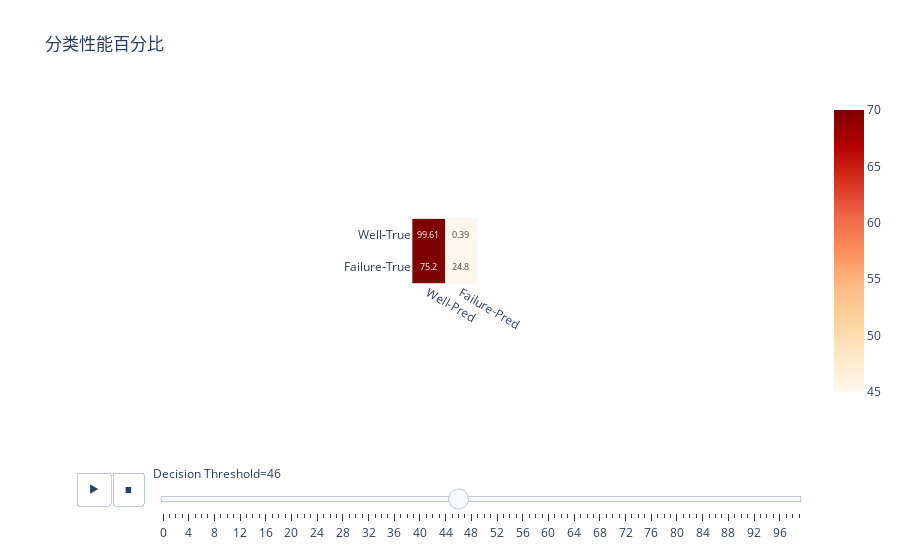

This figure's notebook cell:
### Code cell
#Tuning Threshold

def threshold_viz(y_true,y_pred_probs):
    cms=[]
    for threshold in tqdm.tqdm(np.arange(0,1,0.01),bar_format='{l_bar}{bar:10}{r_bar}{bar:-10b}'):
        cm=confusion_matrix(y_true,y_pred_probs>threshold)
        cm=np.round(np.array(list(map(lambda x:x/sum(x), cm))),4)*100
        cms.append(cm)

    fig=px.imshow(np.array(cms),animation_frame=0,
                  x=['Well-Pred','Failure-Pred'],y=['Well-True','Failure-True'],title='分类性能百分比',
                 zmin=45,zmax=70,text_auto=True,color_continuous_scale='OrRd')
    fig['layout']['sliders'][0]['currentvalue']['prefix']='Decision Threshold='
    fig.show()


y_train_pred_probs=model.predict(X_train)
threshold_viz(y_train,y_train_pred_probs)

### Figure 1 — Plotly figure (JSON) as saved in the notebook; plotly's stock layout.template omitted (floating-point values rounded to 4 significant figures)
{"data": [{"coloraxis": "coloraxis", "hovertemplate": "x: %{x}<br>y: %{y}<br>color: %{z}<extra></extra>", "name": "46", "texttemplate": "%{z}", "type": "heatmap", "x": ["Well-Pred", "Failure-Pred"], "xaxis": "x", "y": ["Well-True", "Failure-True"], "yaxis": "y", "z": [[99.61, 0.39], [75.2, 24.8]]}], "layout": {"autosize": true, "coloraxis": {"cmax": 70, "cmin": 45, "colorscale": [[0, "rgb(255,247,236)"], [0.125, "rgb(254,232,200)"], [0.25, "rgb(253,212,158)"], [0.375, "rgb(253,187,132)"], [0.5, "rgb(252,141,89)"], [0.625, "rgb(239,101,72)"], [0.75, "rgb(215,48,31)"], [0.875, "rgb(179,0,0)"], [1, "rgb(127,0,0)"]]}, "sliders": [{"active": 46, "currentvalue": {"prefix": "Decision Threshold="}, "len": 0.9, "pad": {"b": 10, "t": 60}, "steps": [{"args": [["0"], {"frame": {"duration": 0, "redraw": true}, "fromcurrent": true, "mode": "immediate", "transition": {"duration": 0, "easing": "linear"}}], "label": "0", "method": "animate"}, {"args": [["1"], {"frame": {"duration": 0, "redraw": true}, "fromcurrent": true, "mode": "immediate", "transition": {"duration": 0, "easing": "linear"}}], "label": "1", "method": "animate"}, {"args": [["2"], {"frame": {"duration": 0, "redraw": true}, "fromcurrent": true, "mode": "immediate", "transition": {"duration": 0, "easing": "linear"}}], "label": "2", "method": "animate"}, {"args": [["3"], {"frame": {"duration": 0, "redraw": true}, "fromcurrent": true, "mode": "immediate", "transition": {"duration": 0, "easing": "linear"}}], "label": "3", "method": "animate"}, {"args": [["4"], {"frame": {"duration": 0, "redraw": true}, "fromcurrent": true, "mode": "immediate", "transition": {"duration": 0, "easing": "linear"}}], "label": "4", "method": "animate"}, {"args": [["5"], {"frame": {"duration": 0, "redraw": true}, "fromcurrent": true, "mode": "immediate", "transition": {"duration": 0, "easing": "linear"}}], "label": "5", "method": "animate"}, {"args": [["6"], {"frame": {"duration": 0, "redraw": true}, "fromcurrent": true, "mode": "immediate", "transition": {"duration": 0, "easing": "linear"}}], "label": "6", "method": "animate"}, {"args": [["7"], {"frame": {"duration": 0, "redraw": true}, "fromcurrent": true, "mode": "immediate", "transition": {"duration": 0, "easing": "linear"}}], "label": "7", "method": "animate"}, {"args": [["8"], {"frame": {"duration": 0, "redraw": true}, "fromcurrent": true, "mode": "immediate", "transition": {"duration": 0, "easing": "linear"}}], "label": "8", "method": "animate"}, {"args": [["9"], {"frame": {"duration": 0, "redraw": true}, "fromcurrent": true, "mode": "immediate", "transition": {"duration": 0, "easing": "linear"}}], "label": "9", "method": "animate"}, {"args": [["10"], {"frame": {"duration": 0, "redraw": true}, "fromcurrent": true, "mode": "immediate", "transition": {"duration": 0, "easing": "linear"}}], "label": "10", "method": "animate"}, {"args": [["11"], {"frame": {"duration": 0, "redraw": true}, "fromcurrent": true, "mode": "immediate", "transition": {"duration": 0, "easing": "linear"}}], "label": "11", "method": "animate"}, {"args": [["12"], {"frame": {"duration": 0, "redraw": true}, "fromcurrent": true, "mode": "immediate", "transition": {"duration": 0, "easing": "linear"}}], "label": "12", "method": "animate"}, {"args": [["13"], {"frame": {"duration": 0, "redraw": true}, "fromcurrent": true, "mode": "immediate", "transition": {"duration": 0, "easing": "linear"}}], "label": "13", "method": "animate"}, {"args": [["14"], {"frame": {"duration": 0, "redraw": true}, "fromcurrent": true, "mode": "immediate", "transition": {"duration": 0, "easing": "linear"}}], "label": "14", "method": "animate"}, {"args": [["15"], {"frame": {"duration": 0, "redraw": true}, "fromcurrent": true, "mode": "immediate", "transition": {"duration": 0, "easing": "linear"}}], "label": "15", "method": "animate"}, {"args": [["16"], {"frame": {"duration": 0, "redraw": true}, "fromcurrent": true, "mode": "immediate", "transition": {"duration": 0, "easing": "linear"}}], "label": "16", "method": "animate"}, {"args": [["17"], {"frame": {"duration": 0, "redraw": true}, "fromcurrent": true, "mode": "immediate", "transition": {"duration": 0, "easing": "linear"}}], "label": "17", "method": "animate"}, {"args": [["18"], {"frame": {"duration": 0, "redraw": true}, "fromcurrent": true, "mode": "immediate", "transition": {"duration": 0, "easing": "linear"}}], "label": "18", "method": "animate"}, {"args": [["19"], {"frame": {"duration": 0, "redraw": true}, "fromcurrent": true, "mode": "immediate", "transition": {"duration": 0, "easing": "linear"}}], "label": "19", "method": "animate"}, {"args": [["20"], {"frame": {"duration": 0, "redraw": true}, "fromcurrent": true, "mode": "immediate", "transition": {"duration": 0, "easing": "linear"}}], "label": "20", "method": "animate"}, {"args": [["21"], {"frame": {"duration": 0, "redraw": true}, "fromcurrent": true, "mode": "immediate", "transition": {"duration": 0, "easing": "linear"}}], "label": "21", "method": "animate"}, {"args": [["22"], {"frame": {"duration": 0, "redraw": true}, "fromcurrent": true, "mode": "immediate", "transition": {"duration": 0, "easing": "linear"}}], "label": "22", "method": "animate"}, {"args": [["23"], {"frame": {"duration": 0, "redraw": true}, "fromcurrent": true, "mode": "immediate", "transition": {"duration": 0, "easing": "linear"}}], "label": "23", "method": "animate"}, {"args": [["24"], {"frame": {"duration": 0, "redraw": true}, "fromcurrent": true, "mode": "immediate", "transition": {"duration": 0, "easing": "linear"}}], "label": "24", "method": "animate"}, {"args": [["25"], {"frame": {"duration": 0, "redraw": true}, "fromcurrent": true, "mode": "immediate", "transition": {"duration": 0, "easing": "linear"}}], "label": "25", "method": "animate"}, {"args": [["26"], {"frame": {"duration": 0, "redraw": true}, "fromcurrent": true, "mode": "immediate", "transition": {"duration": 0, "easing": "linear"}}], "label": "26", "method": "animate"}, {"args": [["27"], {"frame": {"duration": 0, "redraw": true}, "fromcurrent": true, "mode": "immediate", "transition": {"duration": 0, "easing": "linear"}}], "label": "27", "method": "animate"}, {"args": [["28"], {"frame": {"duration": 0, "redraw": true}, "fromcurrent": true, "mode": "immediate", "transition": {"duration": 0, "easing": "linear"}}], "label": "28", "method": "animate"}, {"args": [["29"], {"frame": {"duration": 0, "redraw": true}, "fromcurrent": true, "mode": "immediate", "transition": {"duration": 0, "easing": "linear"}}], "label": "29", "method": "animate"}, {"args": [["30"], {"frame": {"duration": 0, "redraw": true}, "fromcurrent": true, "mode": "immediate", "transition": {"duration": 0, "easing": "linear"}}], "label": "30", "method": "animate"}, {"args": [["31"], {"frame": {"duration": 0, "redraw": true}, "fromcurrent": true, "mode": "immediate", "transition": {"duration": 0, "easing": "linear"}}], "label": "31", "method": "animate"}, {"args": [["32"], {"frame": {"duration": 0, "redraw": true}, "fromcurrent": true, "mode": "immediate", "transition": {"duration": 0, "easing": "linear"}}], "label": "32", "method": "animate"}, {"args": [["33"], {"frame": {"duration": 0, "redraw": true}, "fromcurrent": true, "mode": "immediate", "transition": {"duration": 0, "easing": "linear"}}], "label": "33", "method": "animate"}, {"args": [["34"], {"frame": {"duration": 0, "redraw": true}, "fromcurrent": true, "mode": "immediate", "transition": {"duration": 0, "easing": "linear"}}], "label": "34", "method": "animate"}, {"args": [["35"], {"frame": {"duration": 0, "redraw": true}, "fromcurrent": true, "mode": "immediate", "transition": {"duration": 0, "easing": "linear"}}], "label": "35", "method": "animate"}, {"args": [["36"], {"frame": {"duration": 0, "redraw": true}, "fromcurrent": true, "mode": "immediate", "transition": {"duration": 0, "easing": "linear"}}], "label": "36", "method": "animate"}, {"args": [["37"], {"frame": {"duration": 0, "redraw": true}, "fromcurrent": true, "mode": "immediate", "transition": {"duration": 0, "easing": "linear"}}], "label": "37", "method": "animate"}, {"args": [["38"], {"frame": {"duration": 0, "redraw": true}, "fromcurrent": true, "mode": "immediate", "transition": {"duration": 0, "easing": "linear"}}], "label": "38", "method": "animate"}, {"args": [["39"], {"frame": {"duration": 0, "redraw": true}, "fromcurrent": true, "mode": "immediate", "transition": {"duration": 0, "easing": "linear"}}], "label": "39", "method": "animate"}, {"args": [["40"], {"frame": {"duration": 0, "redraw": true}, "fromcurrent": true, "mode": "immediate", "transition": {"duration": 0, "easing": "linear"}}], "label": "40", "method": "animate"}, {"args": [["41"], {"frame": {"duration": 0, "redraw": true}, "fromcurrent": true, "mode": "immediate", "transition": {"duration": 0, "easing": "linear"}}], "label": "41", "method": "animate"}, {"args": [["42"], {"frame": {"duration": 0, "redraw": true}, "fromcurrent": true, "mode": "immediate", "transition": {"duration": 0, "easing": "linear"}}], "label": "42", "method": "animate"}, {"args": [["43"], {"frame": {"duration": 0, "redraw": true}, "fromcurrent": true, "mode": "immediate", "transition": {"duration": 0, "easing": "linear"}}], "label": "43", "method": "animate"}, {"args": [["44"], {"frame": {"duration": 0, "redraw": true}, "fromcurrent": true, "mode": "immediate", "transition": {"duration": 0, "easing": "linear"}}], "label": "44", "method": "animate"}, {"args": [["45"], {"frame": {"duration": 0, "redraw": true}, "fromcurrent": true, "mode": "immediate", "transition": {"duration": 0, "easing": "linear"}}], "label": "45", "method": "animate"}, {"args": [["46"], {"frame": {"duration": 0, "redraw": true}, "fromcurrent": true, "mode": "immediate", "transition": {"duration": 0, "easing": "linear"}}], "label": "46", "method": "animate"}, {"args": [["47"], {"frame": {"duration": 0, "redraw": true}, "fromcurrent": true, "mode": "immediate", "transition": {"duration": 0, "easing": "linear"}}], "label": "47", "method": "animate"}, {"args": [["48"], {"frame": {"duration": 0, "redraw": true}, "fromcurrent": true, "mode": "immediate", "transition": {"duration": 0, "easing": "linear"}}], "label": "48", "method": "animate"}, {"args": [["49"], {"frame": {"duration": 0, "redraw": true}, "fromcurrent": true, "mode": "immediate", "transition": {"duration": 0, "easing": "linear"}}], "label": "49", "method": "animate"}, {"args": [["50"], {"frame": {"duration": 0, "redraw": true}, "fromcurrent": true, "mode": "immediate", "transition": {"duration": 0, "easing": "linear"}}], "label": "50", "method": "animate"}, {"args": [["51"], {"frame": {"duration": 0, "redraw": true}, "fromcurrent": true, "mode": "immediate", "transition": {"duration": 0, "easing": "linear"}}], "label": "51", "method": "animate"}, {"args": [["52"], {"frame": {"duration": 0, "redraw": true}, "fromcurrent": true, "mode": "immediate", "transition": {"duration": 0, "easing": "linear"}}], "label": "52", "method": "animate"}, {"args": [["53"], {"frame": {"duration": 0, "redraw": true}, "fromcurrent": true, "mode": "immediate", "transition": {"duration": 0, "easing": "linear"}}], "label": "53", "method": "animate"}, {"args": [["54"], {"frame": {"duration": 0, "redraw": true}, "fromcurrent": true, "mode": "immediate", "transition": {"duration": 0, "easing": "linear"}}], "label": "54", "method": "animate"}, {"args": [["55"], {"frame": {"duration": 0, "redraw": true}, "fromcurrent": true, "mode": "immediate", "transition": {"duration": 0, "easing": "linear"}}], "label": "55", "method": "animate"}, {"args": [["56"], {"frame": {"duration": 0, "redraw": true}, "fromcurrent": true, "mode": "immediate", "transition": {"duration": 0, "easing": "linear"}}], "label": "56", "method": "animate"}, {"args": [["57"], {"frame": {"duration": 0, "redraw": true}, "fromcurrent": true, "mode": "immediate", "transition": {"duration": 0, "easing": "linear"}}], "label": "57", "method": "animate"}, {"args": [["58"], {"frame": {"duration": 0, "redraw": true}, "fromcurrent": true, "mode": "immediate", "transition": {"duration": 0, "easing": "linear"}}], "label": "58", "method": "animate"}, {"args": [["59"], {"frame": {"duration": 0, "redraw": true}, "fromcurrent": true, "mode": "immediate", "transition": {"duration": 0, "easing": "linear"}}], "label": "59", "method": "animate"}, {"args": [["60"], {"frame": {"duration": 0, "redraw": true}, "fromcurrent": true, "mode": "immediate", "transition": {"duration": 0, "easing": "linear"}}], "label": "60", "method": "animate"}, {"args": [["61"], {"frame": {"duration": 0, "redraw": true}, "fromcurrent": true, "mode": "immediate", "transition": {"duration": 0, "easing": "linear"}}], "label": "61", "method": "animate"}, {"args": [["62"], {"frame": {"duration": 0, "redraw": true}, "fromcurrent": true, "mode": "immediate", "transition": {"duration": 0, "easing": "linear"}}], "label": "62", "method": "animate"}, {"args": [["63"], {"frame": {"duration": 0, "redraw": true}, "fromcurrent": true, "mode": "immediate", "transition": {"duration": 0, "easing": "linear"}}], "label": "63", "method": "animate"}, {"args": [["64"], {"frame": {"duration": 0, "redraw": true}, "fromcurrent": true, "mode": "immediate", "transition": {"duration": 0, "easing": "linear"}}], "label": "64", "method": "animate"}, {"args": [["65"], {"frame": {"duration": 0, "redraw": true}, "fromcurrent": true, "mode": "immediate", "transition": {"duration": 0, "easing": "linear"}}], "label": "65", "method": "animate"}, {"args": [["66"], {"frame": {"duration": 0, "redraw": true}, "fromcurrent": true, "mode": "immediate", "transition": {"duration": 0, "easing": "linear"}}], "label": "66", "method": "animate"}, {"args": [["67"], {"frame": {"duration": 0, "redraw": true}, "fromcurrent": true, "mode": "immediate", "transition": {"duration": 0, "easing": "linear"}}], "label": "67", "method": "animate"}, {"args": [["68"], {"frame": {"duration": 0, "redraw": true}, "fromcurrent": true, "mode": "immediate", "transition": {"duration": 0, "easing": "linear"}}], "label": "68", "method": "animate"}, {"args": [["69"], {"frame": {"duration": 0, "redraw": true}, "fromcurrent": true, "mode": "immediate", "transition": {"duration": 0, "easing": "linear"}}], "label": "69", "method": "animate"}, {"args": [["70"], {"frame": {"duration": 0, "redraw": true}, "fromcurrent": true, "mode": "immediate", "transition": {"duration": 0, "easing": "linear"}}], "label": "70", "method": "animate"}, {"args": [["71"], {"frame": {"duration": 0, "redraw": true}, "fromcurrent": true, "mode": "immediate", "transition": {"duration": 0, "easing": "linear"}}], "label": "71", "method": "animate"}, {"args": [["72"], {"frame": {"duration": 0, "redraw": true}, "fromcurrent": true, "mode": "immediate", "transition": {"duration": 0, "easing": "linear"}}], "label": "72", "method": "animate"}, {"args": [["73"], {"frame": {"duration": 0, "redraw": true}, "fromcurrent": true, "mode": "immediate", "transition": {"duration": 0, "easing": "linear"}}], "label": "73", "method": "animate"}, {"args": [["74"], {"frame": {"duration": 0, "redraw": true}, "fromcurrent": true, "mode": "immediate", "transition": {"duration": 0, "easing": "linear"}}], "label": "74", "method": "animate"}, {"args": [["75"], {"frame": {"duration": 0, "redraw": true}, "fromcurrent": true, "mode": "immediate", "transition": {"duration": 0, "easing": "linear"}}], "label": "75", "method": "animate"}, {"args": [["76"], {"frame": {"duration": 0, "redraw": true}, "fromcurrent": true, "mode": "immediate", "transition": {"duration": 0, "easing": "linear"}}], "label": "76", "method": "animate"}, {"args": [["77"], {"frame": {"duration": 0, "redraw": true}, "fromcurrent": true, "mode": "immediate", "transition": {"duration": 0, "easing": "linear"}}], "label": "77", "method": "animate"}, {"args": [["78"], {"frame": {"duration": 0, "redraw": true}, "fromcurrent": true, "mode": "immediate", "transition": {"duration": 0, "easing": "linear"}}], "label": "78", "method": "animate"}, {"args": [["79"], {"frame": {"duration": 0, "redraw": true}, "fromcurrent": true, "mode": "immediate", "transition": {"duration": 0, "easing": "linear"}}], "label": "79", "method": "animate"}, {"args": [["80"], {"frame": {"duration": 0, "redraw": true}, "fromcurrent": true, "mode": "immediate", "transition": {"duration": 0, "easing": "linear"}}], "label": "80", "method": "animate"}, {"args": [["81"], {"frame": {"duration": 0, "redraw": true}, "fromcurrent": true, "mode": "immediate", "transition": {"duration": 0, "easing": "linear"}}], "label": "81", "method": "animate"}, {"args": [["82"], {"frame": {"duration": 0, "redraw": true}, "fromcurrent": true, "mode": "immediate", "transition": {"duration": 0, "easing": "linear"}}], "label": "82", "method": "animate"}, {"args": [["83"], {"frame": {"duration": 0, "redraw": true}, "fromcurrent": true, "mode": "immediate", "transition": {"duration": 0, "easing": "linear"}}], "label": "83", "method": "animate"}, {"args": [["84"], {"frame": {"duration": 0, "redraw": true}, "fromcurrent": true, "mode": "immediate", "transition": {"duration": 0, "easing": "linear"}}], "label": "84", "method": "animate"}, {"args": [["85"], {"frame": {"duration": 0, "redraw": true}, "fromcurrent": true, "mode": "immediate", "transition": {"duration": 0, "easing": "linear"}}], "label": "85", "method": "animate"}, {"args": [["86"], {"frame": {"duration": 0, "redraw": true}, "fromcurrent": true, "mode": "immediate", "transition": {"duration": 0, "easing": "linear"}}], "label": "86", "method": "animate"}, {"args": [["87"], {"frame": {"duration": 0, "redraw": true}, "fromcurrent": true, "mode": "immediate", "transition": {"duration": 0, "easing": "linear"}}], "label": "87", "method": "animate"}, {"args": [["88"], {"frame": {"duration": 0, "redraw": true}, "fromcurrent": true, "mode": "immediate", "transition": {"duration": 0, "easing": "linear"}}], "label": "88", "method": "animate"}, {"args": [["89"], {"frame": {"duration": 0, "redraw": true}, "fromcurrent": true, "mode": "immediate", "transition": {"duration": 0, "easing": "linear"}}], "label": "89", "method": "animate"}, {"args": [["90"], {"frame": {"duration": 0, "redraw": true}, "fromcurrent": true, "mode": "immediate", "transition": {"duration": 0, "easing": "linear"}}], "label": "90", "method": "animate"}, {"args": [["91"], {"frame": {"duration": 0, "redraw": true}, "fromcurrent": true, "mode": "immediate", "transition": {"duration": 0, "easing": "linear"}}], "label": "91", "method": "animate"}, {"args": [["92"], {"frame": {"duration": 0, "redraw": true}, "fromcurrent": true, "mode": "immediate", "transition": {"duration": 0, "easing": "linear"}}], "label": "92", "method": "animate"}, {"args": [["93"], {"frame": {"duration": 0, "redraw": true}, "fromcurrent": true, "mode": "immediate", "transition": {"duration": 0, "easing": "linear"}}], "label": "93", "method": "animate"}, {"args": [["94"], {"frame": {"duration": 0, "redraw": true}, "fromcurrent": true, "mode": "immediate", "transition": {"duration": 0, "easing": "linear"}}], "label": "94", "method": "animate"}, {"args": [["95"], {"frame": {"duration": 0, "redraw": true}, "fromcurrent": true, "mode": "immediate", "transition": {"duration": 0, "easing": "linear"}}], "label": "95", "method": "animate"}, {"args": [["96"], {"frame": {"duration": 0, "redraw": true}, "fromcurrent": true, "mode": "immediate", "transition": {"duration": 0, "easing": "linear"}}], "label": "96", "method": "animate"}, {"args": [["97"], {"frame": {"duration": 0, "redraw": true}, "fromcurrent": true, "mode": "immediate", "transition": {"duration": 0, "easing": "linear"}}], "label": "97", "method": "animate"}, {"args": [["98"], {"frame": {"duration": 0, "redraw": true}, "fromcurrent": true, "mode": "immediate", "transition": {"duration": 0, "easing": "linear"}}], "label": "98", "method": "animate"}, {"args": [["99"], {"frame": {"duration": 0, "redraw": true}, "fromcurrent": true, "mode": "immediate", "transition": {"duration": 0, "easing": "linear"}}], "label": "99", "method": "animate"}], "x": 0.1, "xanchor": "left", "y": 0, "yanchor": "top"}], "title": {"text": "分类性能百分比"}, "updatemenus": [{"buttons": [{"args": [null, {"frame": {"duration": 500, "redraw": true}, "fromcurrent": true, "mode": "immediate", "transition": {"duration": 500, "easing": "linear"}}], "label": "&#9654;", "method": "animate"}, {"args": [[null], {"frame": {"duration": 0, "redraw": true}, "fromcurrent": true, "mode": "immediate", "transition": {"duration": 0, "easing": "linear"}}], "label": "&#9724;", "method": "animate"}], "direction": "left", "pad": {"r": 10, "t": 70}, "showactive": false, "type": "buttons", "x": 0.1, "xanchor": "right", "y": 0, "yanchor": "top"}], "xaxis": {"anchor": "y", "autorange": true, "constrain": "domain", "domain": [0.4557, 0.5443], "range": [-0.5, 1.5], "scaleanchor": "y", "type": "category"}, "yaxis": {"anchor": "x", "autorange": true, "constrain": "domain", "domain": [0.3766, 0.6234], "range": [1.5, -0.5], "type": "category"}}}
